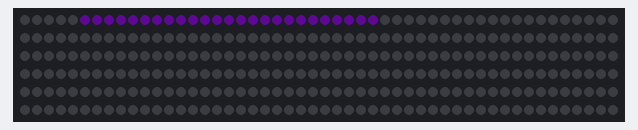
Bench run of a sketch on a simulated Arduino Uno, built with avr-gcc and run on an emulated ATmega328P. Shown: 300 RGB LEDs in strip order, left to right, continuing on the next row. Dim RGB values are drawn brighter than linear; random numbers use the default seed unless the sketch sets one.

Above: at 0.45 s.
At 3.54 s:
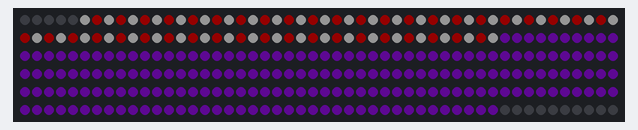
At 12.16 s:
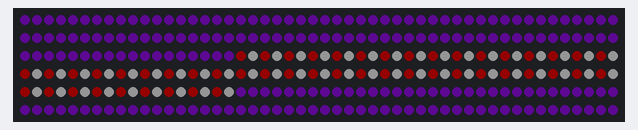
At 21.09 s:
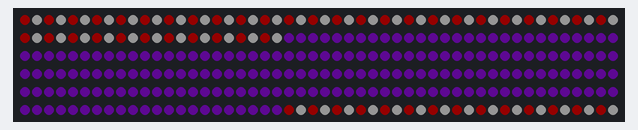
At 30.33 s:
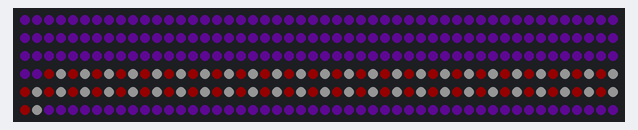
At 39.57 s:
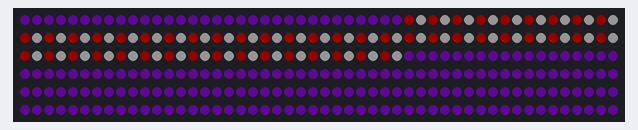

The sketch:

Chasing_OddorEvenColors.ino
```cpp
/*
  LED Chasing with a better delay code (doesn't lag)
  Color of Chaser is random, changes everytime current chaser is gone (Modulos remainder = 0)
*/
#include <FastLED.h>

#define NUM_LEDS 300
#define LED_PIN 2
int val = 4;
int curVal_1;
int resetVal_1;
int odd_even;
int chaserSize=100;
int brightness=20;

CRGB color0=CRGB(random(255), random(255), random(255)); //what color are the LEDs when color1 is not passing through
CRGB color1;


CRGB led[NUM_LEDS];

// THIS IS THE DELAY
const long interval = 10;           // interval at which to blink (milliseconds)


// Generally, you should use "unsigned long" for variables that hold time
// The value will quickly become too large for an int to store
unsigned long previousMillis = 0;        // will store last time LED was updated

void setup() {
  // set the digital pin as output:
  FastLED.addLeds<NEOPIXEL, LED_PIN>(led, NUM_LEDS);
  LEDS.setBrightness(brightness);
}


void loop() {

  // check to see if it's time to blink the LED; that is, if the
  // difference between the current time and last time you blinked
  // the LED is bigger than the interval at which you want to
  // blink the LED.
  unsigned long currentMillis = millis();

  if (currentMillis - previousMillis >= interval) {
    // save the last time you blinked the LED
    previousMillis = currentMillis;

      val++;

//**************************************************************
// Pattern: Random Color Chaser
//**************************************************************
      curVal_1=(val+chaserSize) % NUM_LEDS; //Modulo
      resetVal_1=(val) % NUM_LEDS; //The difference between curVal and resetVal is the length of your chaser
      odd_even = val % 2; // If remainder is 0, even number

      if(odd_even == 0){
        color1=CRGB(255, 0, 0); //If LED is even, turn red
      } else {
        color1=CRGB(255, 255, 255); //If LED is odd, turn white
      }


      // If LED is off, turn on, then go to next LED
      if (led[curVal_1] == color0) {
        led[curVal_1] = color1;
      }

      // take previous ON LED, turn it off (=
      if (led[resetVal_1] == color1) {
        led[resetVal_1] = color0;
      } else {
        led[resetVal_1] = color0;
      }
  FastLED.show();
  }
}
```
